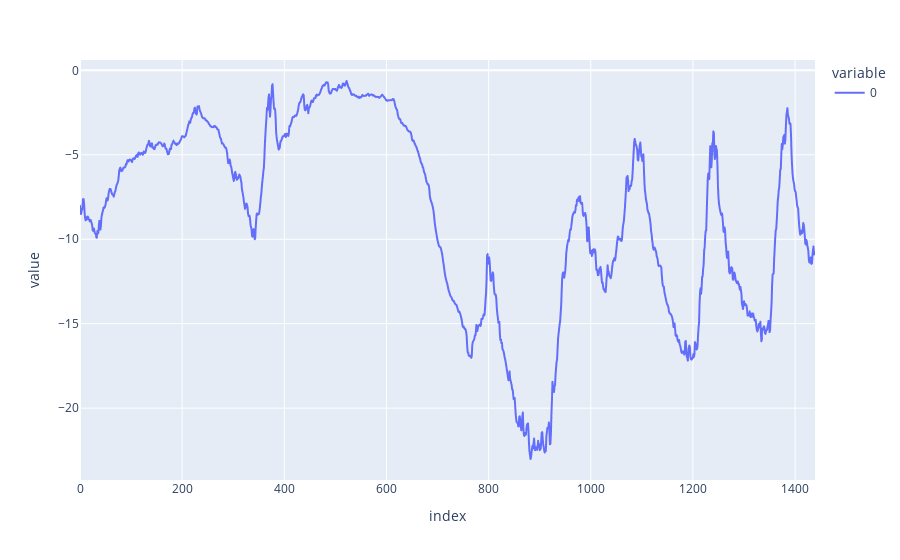

Notebook source saved alongside this figure:
### Code cell
px.line(df.loc['2009-01-01 00:10:00':'2009-01-11 00:00:00', 'T (degC)'])

### Figure 1 — Plotly figure (JSON) as saved in the notebook; plotly's stock layout.template omitted (floating-point values rounded to 4 significant figures; data arrays with more than 128 entries replaced by an {"elided": "..."} marker saying what was removed)
{"data": [{"hovertemplate": "variable=0<br>index=%{x}<br>value=%{y}<extra></extra>", "legendgroup": "0", "line": {"color": "#636efa", "dash": "solid"}, "marker": {"symbol": "circle"}, "mode": "lines", "name": "0", "showlegend": true, "type": "scattergl", "x": {"elided": "1440 int values"}, "xaxis": "x", "y": {"elided": "1440 float values"}, "yaxis": "y"}], "layout": {"legend": {"title": {"text": "variable"}, "tracegroupgap": 0}, "margin": {"t": 60}, "xaxis": {"anchor": "y", "domain": [0, 1], "title": {"text": "index"}}, "yaxis": {"anchor": "x", "domain": [0, 1], "title": {"text": "value"}}}}
